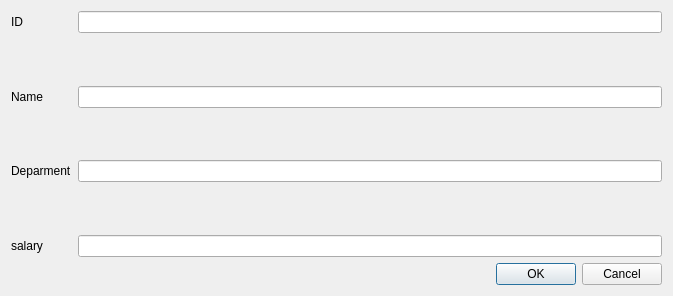
<?xml version="1.0" encoding="UTF-8"?>
<ui version="4.0">
 <class>EmployeeDialogClass</class>
 <widget class="QDialog" name="EmployeeDialogClass">
  <property name="geometry">
   <rect>
    <x>0</x>
    <y>0</y>
    <width>673</width>
    <height>296</height>
   </rect>
  </property>
  <property name="windowTitle">
   <string>EmployeeDialog</string>
  </property>
  <layout class="QVBoxLayout" name="verticalLayout">
   <item>
    <layout class="QFormLayout" name="formLayout">
     <item row="0" column="0">
      <widget class="QLabel" name="label">
       <property name="text">
        <string>ID</string>
       </property>
      </widget>
     </item>
     <item row="2" column="0">
      <widget class="QLabel" name="label_2">
       <property name="text">
        <string>Name</string>
       </property>
      </widget>
     </item>
     <item row="0" column="1">
      <widget class="QLineEdit" name="txtId"/>
     </item>
     <item row="2" column="1">
      <widget class="QLineEdit" name="txtName"/>
     </item>
     <item row="4" column="0">
      <widget class="QLabel" name="label_3">
       <property name="text">
        <string>Deparment</string>
       </property>
      </widget>
     </item>
     <item row="4" column="1">
      <widget class="QLineEdit" name="txtDepartment"/>
     </item>
     <item row="6" column="0">
      <widget class="QLabel" name="label_4">
       <property name="text">
        <string>salary</string>
       </property>
      </widget>
     </item>
     <item row="6" column="1">
      <widget class="QLineEdit" name="txtSalary"/>
     </item>
     <item row="1" column="1">
      <spacer name="verticalSpacer">
       <property name="orientation">
        <enum>Qt::Orientation::Vertical</enum>
       </property>
       <property name="sizeHint" stdset="0">
        <size>
         <width>20</width>
         <height>40</height>
        </size>
       </property>
      </spacer>
     </item>
     <item row="3" column="1">
      <spacer name="verticalSpacer_2">
       <property name="orientation">
        <enum>Qt::Orientation::Vertical</enum>
       </property>
       <property name="sizeHint" stdset="0">
        <size>
         <width>20</width>
         <height>40</height>
        </size>
       </property>
      </spacer>
     </item>
     <item row="5" column="1">
      <spacer name="verticalSpacer_3">
       <property name="orientation">
        <enum>Qt::Orientation::Vertical</enum>
       </property>
       <property name="sizeHint" stdset="0">
        <size>
         <width>20</width>
         <height>40</height>
        </size>
       </property>
      </spacer>
     </item>
    </layout>
   </item>
   <item>
    <widget class="QDialogButtonBox" name="buttonBox">
     <property name="standardButtons">
      <set>QDialogButtonBox::StandardButton::Cancel|QDialogButtonBox::StandardButton::Ok</set>
     </property>
    </widget>
   </item>
  </layout>
 </widget>
 <layoutdefault spacing="6" margin="11"/>
 <resources/>
 <connections/>
</ui>
